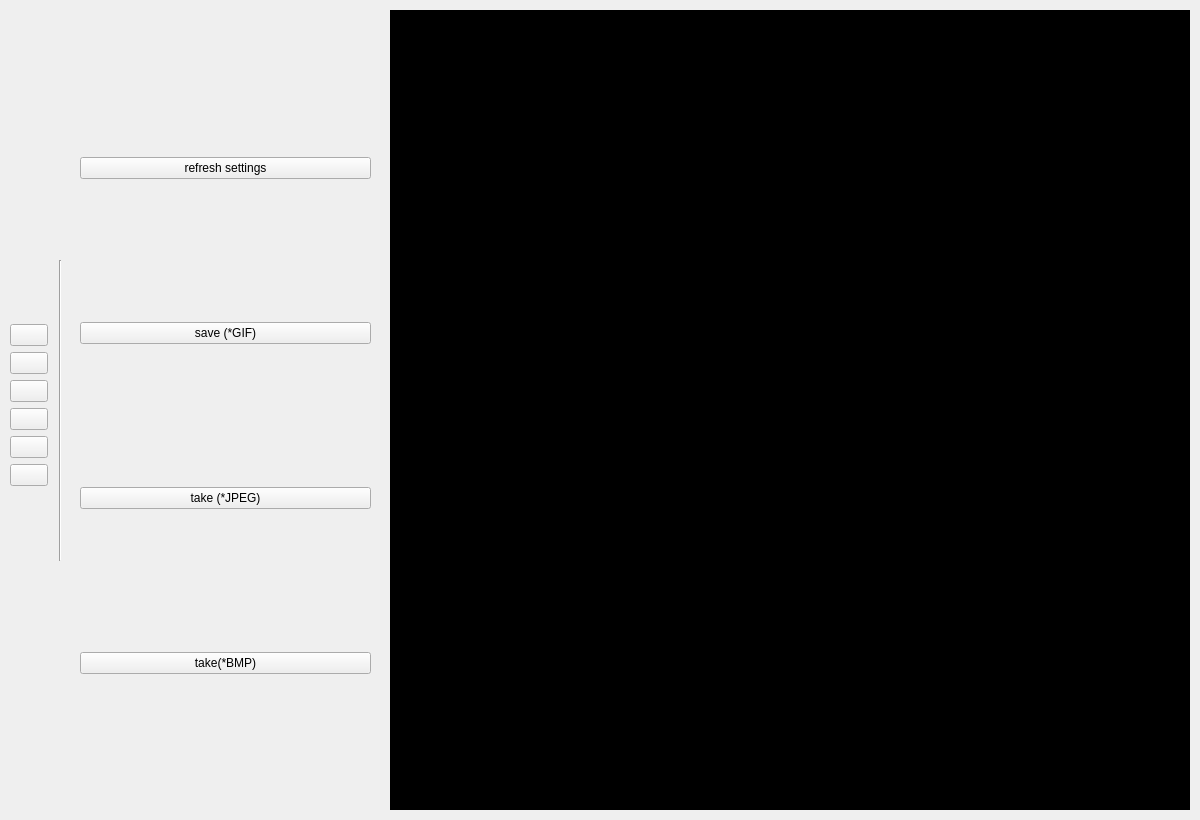
<?xml version="1.0" encoding="UTF-8"?>
<ui version="4.0">
 <class>MainWindow</class>
 <widget class="QMainWindow" name="MainWindow">
  <property name="geometry">
   <rect>
    <x>0</x>
    <y>0</y>
    <width>1200</width>
    <height>820</height>
   </rect>
  </property>
  <property name="minimumSize">
   <size>
    <width>1200</width>
    <height>820</height>
   </size>
  </property>
  <property name="maximumSize">
   <size>
    <width>1200</width>
    <height>820</height>
   </size>
  </property>
  <property name="windowTitle">
   <string>MainWindow</string>
  </property>
  <widget class="QWidget" name="centralwidget">
   <widget class="OpenGLGraphics" name="widget" native="true">
    <property name="geometry">
     <rect>
      <x>390</x>
      <y>10</y>
      <width>800</width>
      <height>800</height>
     </rect>
    </property>
    <property name="minimumSize">
     <size>
      <width>800</width>
      <height>800</height>
     </size>
    </property>
    <property name="styleSheet">
     <string notr="true">background-color:rgb(0, 0, 0);</string>
    </property>
   </widget>
   <widget class="QWidget" name="panel" native="true">
    <property name="geometry">
     <rect>
      <x>0</x>
      <y>0</y>
      <width>51</width>
      <height>801</height>
     </rect>
    </property>
    <widget class="QWidget" name="verticalLayoutWidget_5">
     <property name="geometry">
      <rect>
       <x>10</x>
       <y>9</y>
       <width>41</width>
       <height>791</height>
      </rect>
     </property>
     <layout class="QVBoxLayout" name="verticalLayout_5">
      <item>
       <spacer name="verticalSpacer_11">
        <property name="orientation">
         <enum>Qt::Vertical</enum>
        </property>
        <property name="sizeHint" stdset="0">
         <size>
          <width>20</width>
          <height>40</height>
         </size>
        </property>
       </spacer>
      </item>
      <item>
       <widget class="QPushButton" name="pushButton">
        <property name="maximumSize">
         <size>
          <width>38</width>
          <height>36</height>
         </size>
        </property>
        <property name="text">
         <string/>
        </property>
        <property name="icon">
         <iconset resource="resources.qrc">
          <normaloff>:/new/prefix1/icons/icons8-home-50.png</normaloff>:/new/prefix1/icons/icons8-home-50.png</iconset>
        </property>
        <property name="iconSize">
         <size>
          <width>20</width>
          <height>20</height>
         </size>
        </property>
       </widget>
      </item>
      <item>
       <widget class="QPushButton" name="rotate">
        <property name="maximumSize">
         <size>
          <width>38</width>
          <height>36</height>
         </size>
        </property>
        <property name="text">
         <string/>
        </property>
        <property name="icon">
         <iconset resource="resources.qrc">
          <normaloff>:/new/prefix1/icons/icons8-rotate-50.png</normaloff>:/new/prefix1/icons/icons8-rotate-50.png</iconset>
        </property>
        <property name="iconSize">
         <size>
          <width>20</width>
          <height>20</height>
         </size>
        </property>
       </widget>
      </item>
      <item>
       <widget class="QPushButton" name="move">
        <property name="maximumSize">
         <size>
          <width>38</width>
          <height>36</height>
         </size>
        </property>
        <property name="text">
         <string/>
        </property>
        <property name="icon">
         <iconset resource="resources.qrc">
          <normaloff>:/new/prefix1/icons/icons8-move-50.png</normaloff>:/new/prefix1/icons/icons8-move-50.png</iconset>
        </property>
        <property name="iconSize">
         <size>
          <width>20</width>
          <height>20</height>
         </size>
        </property>
       </widget>
      </item>
      <item>
       <widget class="QPushButton" name="line_2">
        <property name="maximumSize">
         <size>
          <width>38</width>
          <height>36</height>
         </size>
        </property>
        <property name="text">
         <string/>
        </property>
        <property name="icon">
         <iconset resource="resources.qrc">
          <normaloff>:/new/prefix1/icons/icons8-line-width-50.png</normaloff>:/new/prefix1/icons/icons8-line-width-50.png</iconset>
        </property>
        <property name="iconSize">
         <size>
          <width>20</width>
          <height>20</height>
         </size>
        </property>
       </widget>
      </item>
      <item>
       <widget class="QPushButton" name="dot">
        <property name="maximumSize">
         <size>
          <width>38</width>
          <height>36</height>
         </size>
        </property>
        <property name="text">
         <string/>
        </property>
        <property name="icon">
         <iconset resource="resources.qrc">
          <normaloff>:/new/prefix1/icons/icons8-square-border-80.png</normaloff>:/new/prefix1/icons/icons8-square-border-80.png</iconset>
        </property>
        <property name="iconSize">
         <size>
          <width>20</width>
          <height>20</height>
         </size>
        </property>
       </widget>
      </item>
      <item>
       <widget class="QPushButton" name="settings">
        <property name="maximumSize">
         <size>
          <width>38</width>
          <height>36</height>
         </size>
        </property>
        <property name="text">
         <string/>
        </property>
        <property name="icon">
         <iconset resource="resources.qrc">
          <normaloff>:/new/prefix1/icons/icons8-settings-80.png</normaloff>:/new/prefix1/icons/icons8-settings-80.png</iconset>
        </property>
        <property name="iconSize">
         <size>
          <width>20</width>
          <height>20</height>
         </size>
        </property>
       </widget>
      </item>
      <item>
       <spacer name="verticalSpacer_10">
        <property name="orientation">
         <enum>Qt::Vertical</enum>
        </property>
        <property name="sizeHint" stdset="0">
         <size>
          <width>20</width>
          <height>40</height>
         </size>
        </property>
       </spacer>
      </item>
     </layout>
    </widget>
   </widget>
   <widget class="QStackedWidget" name="stackedWidget">
    <property name="geometry">
     <rect>
      <x>70</x>
      <y>10</y>
      <width>311</width>
      <height>801</height>
     </rect>
    </property>
    <property name="styleSheet">
     <string notr="true"/>
    </property>
    <property name="currentIndex">
     <number>5</number>
    </property>
    <widget class="QWidget" name="home">
     <widget class="QWidget" name="verticalLayoutWidget_2">
      <property name="geometry">
       <rect>
        <x>10</x>
        <y>10</y>
        <width>291</width>
        <height>781</height>
       </rect>
      </property>
      <layout class="QVBoxLayout" name="verticalLayout">
       <item>
        <widget class="QPushButton" name="pushButton_openFile">
         <property name="minimumSize">
          <size>
           <width>200</width>
           <height>10</height>
          </size>
         </property>
         <property name="maximumSize">
          <size>
           <width>400</width>
           <height>50</height>
          </size>
         </property>
         <property name="text">
          <string>Open File</string>
         </property>
        </widget>
       </item>
       <item>
        <widget class="QLabel" name="label">
         <property name="text">
          <string>File DATAS</string>
         </property>
        </widget>
       </item>
       <item>
        <widget class="QTextEdit" name="textEdit">
         <property name="readOnly">
          <bool>true</bool>
         </property>
        </widget>
       </item>
       <item>
        <layout class="QGridLayout" name="gridLayout_4">
         <item row="0" column="1">
          <widget class="QSpinBox" name="scale_move"/>
         </item>
         <item row="0" column="0">
          <widget class="QPushButton" name="scale_down">
           <property name="text">
            <string>scale(down)</string>
           </property>
          </widget>
         </item>
         <item row="0" column="2">
          <widget class="QPushButton" name="scale_up">
           <property name="text">
            <string>scale(up)</string>
           </property>
          </widget>
         </item>
        </layout>
       </item>
       <item>
        <layout class="QHBoxLayout" name="horizontalLayout_3">
         <item>
          <widget class="QPushButton" name="paralel_mode">
           <property name="text">
            <string>Paralel</string>
           </property>
          </widget>
         </item>
         <item>
          <widget class="QPushButton" name="perpective_mode">
           <property name="text">
            <string>Perspective</string>
           </property>
          </widget>
         </item>
        </layout>
       </item>
       <item>
        <spacer name="verticalSpacer_12">
         <property name="orientation">
          <enum>Qt::Vertical</enum>
         </property>
         <property name="sizeHint" stdset="0">
          <size>
           <width>20</width>
           <height>40</height>
          </size>
         </property>
        </spacer>
       </item>
       <item>
        <widget class="QLabel" name="gif_display">
         <property name="minimumSize">
          <size>
           <width>200</width>
           <height>250</height>
          </size>
         </property>
         <property name="text">
          <string/>
         </property>
         <property name="alignment">
          <set>Qt::AlignCenter</set>
         </property>
        </widget>
       </item>
       <item>
        <spacer name="verticalSpacer_3">
         <property name="orientation">
          <enum>Qt::Vertical</enum>
         </property>
         <property name="sizeHint" stdset="0">
          <size>
           <width>20</width>
           <height>40</height>
          </size>
         </property>
        </spacer>
       </item>
       <item>
        <widget class="QPushButton" name="pushButton_3">
         <property name="font">
          <font>
           <pointsize>13</pointsize>
          </font>
         </property>
         <property name="text">
          <string>Background</string>
         </property>
        </widget>
       </item>
       <item>
        <widget class="QPushButton" name="pushButton_2">
         <property name="text">
          <string>close</string>
         </property>
        </widget>
       </item>
      </layout>
     </widget>
    </widget>
    <widget class="QWidget" name="move_widget">
     <widget class="QWidget" name="layoutWidget">
      <property name="geometry">
       <rect>
        <x>10</x>
        <y>12</y>
        <width>291</width>
        <height>781</height>
       </rect>
      </property>
      <layout class="QGridLayout" name="gridLayout_3">
       <item row="1" column="0">
        <widget class="QPushButton" name="move_x_minus">
         <property name="text">
          <string>(-)movex</string>
         </property>
        </widget>
       </item>
       <item row="3" column="1">
        <widget class="QDoubleSpinBox" name="z_move_value">
         <property name="minimum">
          <double>0.010000000000000</double>
         </property>
         <property name="maximum">
          <double>10.010000000000000</double>
         </property>
        </widget>
       </item>
       <item row="1" column="1">
        <widget class="QDoubleSpinBox" name="x_move_value">
         <property name="minimum">
          <double>0.010000000000000</double>
         </property>
         <property name="maximum">
          <double>10.010000000000000</double>
         </property>
        </widget>
       </item>
       <item row="2" column="1">
        <widget class="QDoubleSpinBox" name="y_move_value">
         <property name="minimum">
          <double>0.010000000000000</double>
         </property>
         <property name="maximum">
          <double>10.010000000000000</double>
         </property>
        </widget>
       </item>
       <item row="2" column="0">
        <widget class="QPushButton" name="move_y_minus">
         <property name="text">
          <string>(-)movey</string>
         </property>
        </widget>
       </item>
       <item row="3" column="2">
        <widget class="QPushButton" name="move_z_plus">
         <property name="text">
          <string>movez(+)</string>
         </property>
        </widget>
       </item>
       <item row="4" column="1">
        <spacer name="verticalSpacer_2">
         <property name="orientation">
          <enum>Qt::Vertical</enum>
         </property>
         <property name="sizeHint" stdset="0">
          <size>
           <width>20</width>
           <height>40</height>
          </size>
         </property>
        </spacer>
       </item>
       <item row="3" column="0">
        <widget class="QPushButton" name="move_z_minus">
         <property name="text">
          <string>(-)movez</string>
         </property>
        </widget>
       </item>
       <item row="1" column="2">
        <widget class="QPushButton" name="move_x_plus">
         <property name="text">
          <string>movex(+)</string>
         </property>
        </widget>
       </item>
       <item row="2" column="2">
        <widget class="QPushButton" name="move_y_plus">
         <property name="text">
          <string>movey(+)</string>
         </property>
        </widget>
       </item>
       <item row="0" column="1">
        <spacer name="verticalSpacer_9">
         <property name="orientation">
          <enum>Qt::Vertical</enum>
         </property>
         <property name="sizeHint" stdset="0">
          <size>
           <width>20</width>
           <height>40</height>
          </size>
         </property>
        </spacer>
       </item>
      </layout>
     </widget>
    </widget>
    <widget class="QWidget" name="roatate_widget">
     <widget class="QWidget" name="layoutWidget">
      <property name="geometry">
       <rect>
        <x>10</x>
        <y>12</y>
        <width>291</width>
        <height>781</height>
       </rect>
      </property>
      <layout class="QGridLayout" name="gridLayout_2">
       <item row="4" column="1">
        <spacer name="verticalSpacer_4">
         <property name="orientation">
          <enum>Qt::Vertical</enum>
         </property>
         <property name="sizeHint" stdset="0">
          <size>
           <width>20</width>
           <height>40</height>
          </size>
         </property>
        </spacer>
       </item>
       <item row="2" column="1">
        <widget class="QDoubleSpinBox" name="y_rotate_value">
         <property name="minimum">
          <double>0.010000000000000</double>
         </property>
         <property name="maximum">
          <double>10.010000000000000</double>
         </property>
         <property name="singleStep">
          <double>0.300000000000000</double>
         </property>
        </widget>
       </item>
       <item row="2" column="0">
        <widget class="QPushButton" name="minus_y">
         <property name="text">
          <string>(-)rotatey</string>
         </property>
        </widget>
       </item>
       <item row="3" column="1">
        <widget class="QDoubleSpinBox" name="z_rotate_value">
         <property name="minimum">
          <double>0.010000000000000</double>
         </property>
         <property name="maximum">
          <double>10.010000000000000</double>
         </property>
         <property name="singleStep">
          <double>0.300000000000000</double>
         </property>
        </widget>
       </item>
       <item row="3" column="0">
        <widget class="QPushButton" name="minus_z">
         <property name="text">
          <string>(-)rotatez</string>
         </property>
        </widget>
       </item>
       <item row="3" column="2">
        <widget class="QPushButton" name="plus_z">
         <property name="text">
          <string>rotatez(+)</string>
         </property>
        </widget>
       </item>
       <item row="1" column="0">
        <widget class="QPushButton" name="minus_x">
         <property name="text">
          <string>(-)rotatex</string>
         </property>
        </widget>
       </item>
       <item row="1" column="1">
        <widget class="QDoubleSpinBox" name="x_rotate_value">
         <property name="minimum">
          <double>0.010000000000000</double>
         </property>
         <property name="maximum">
          <double>10.010000000000000</double>
         </property>
         <property name="singleStep">
          <double>0.300000000000000</double>
         </property>
        </widget>
       </item>
       <item row="1" column="2">
        <widget class="QPushButton" name="plus_x">
         <property name="text">
          <string>rotatex(+)</string>
         </property>
        </widget>
       </item>
       <item row="2" column="2">
        <widget class="QPushButton" name="plus_y">
         <property name="text">
          <string>rotatey(+)</string>
         </property>
        </widget>
       </item>
       <item row="0" column="1">
        <spacer name="verticalSpacer_8">
         <property name="orientation">
          <enum>Qt::Vertical</enum>
         </property>
         <property name="sizeHint" stdset="0">
          <size>
           <width>20</width>
           <height>40</height>
          </size>
         </property>
        </spacer>
       </item>
      </layout>
     </widget>
    </widget>
    <widget class="QWidget" name="line_widget">
     <widget class="QWidget" name="verticalLayoutWidget_3">
      <property name="geometry">
       <rect>
        <x>10</x>
        <y>10</y>
        <width>291</width>
        <height>781</height>
       </rect>
      </property>
      <layout class="QVBoxLayout" name="verticalLayout_2">
       <item>
        <spacer name="verticalSpacer_7">
         <property name="orientation">
          <enum>Qt::Vertical</enum>
         </property>
         <property name="sizeHint" stdset="0">
          <size>
           <width>20</width>
           <height>40</height>
          </size>
         </property>
        </spacer>
       </item>
       <item>
        <layout class="QHBoxLayout" name="horizontalLayout_2">
         <item>
          <widget class="QPushButton" name="pushButton_6">
           <property name="text">
            <string>no</string>
           </property>
          </widget>
         </item>
         <item>
          <widget class="QPushButton" name="pushButton_5">
           <property name="text">
            <string>line</string>
           </property>
          </widget>
         </item>
         <item>
          <widget class="QPushButton" name="pushButton_4">
           <property name="text">
            <string>dashed</string>
           </property>
          </widget>
         </item>
        </layout>
       </item>
       <item>
        <widget class="QLabel" name="label_2">
         <property name="text">
          <string>width</string>
         </property>
         <property name="alignment">
          <set>Qt::AlignCenter</set>
         </property>
        </widget>
       </item>
       <item>
        <layout class="QHBoxLayout" name="horizontalLayout_4">
         <item>
          <widget class="QDoubleSpinBox" name="lineWidthValue">
           <property name="minimum">
            <double>1.000000000000000</double>
           </property>
           <property name="maximum">
            <double>10.000000000000000</double>
           </property>
          </widget>
         </item>
         <item>
          <widget class="QPushButton" name="pushButtonWidth">
           <property name="text">
            <string>Apply</string>
           </property>
          </widget>
         </item>
        </layout>
       </item>
       <item>
        <widget class="QLabel" name="label_3">
         <property name="text">
          <string>gap</string>
         </property>
         <property name="alignment">
          <set>Qt::AlignCenter</set>
         </property>
        </widget>
       </item>
       <item>
        <layout class="QHBoxLayout" name="horizontalLayout_5">
         <item>
          <widget class="QDoubleSpinBox" name="lineGapValue">
           <property name="minimum">
            <double>1.000000000000000</double>
           </property>
           <property name="maximum">
            <double>10.000000000000000</double>
           </property>
          </widget>
         </item>
         <item>
          <widget class="QPushButton" name="pushButtonLineGap">
           <property name="text">
            <string>Apply</string>
           </property>
          </widget>
         </item>
        </layout>
       </item>
       <item>
        <widget class="QPushButton" name="pushButton_lineColor">
         <property name="text">
          <string>Color</string>
         </property>
        </widget>
       </item>
       <item>
        <spacer name="verticalSpacer_5">
         <property name="orientation">
          <enum>Qt::Vertical</enum>
         </property>
         <property name="sizeHint" stdset="0">
          <size>
           <width>20</width>
           <height>40</height>
          </size>
         </property>
        </spacer>
       </item>
      </layout>
     </widget>
    </widget>
    <widget class="QWidget" name="dot_widget">
     <widget class="QWidget" name="verticalLayoutWidget">
      <property name="geometry">
       <rect>
        <x>10</x>
        <y>10</y>
        <width>291</width>
        <height>781</height>
       </rect>
      </property>
      <layout class="QVBoxLayout" name="verticalLayout_3">
       <item>
        <spacer name="verticalSpacer_6">
         <property name="orientation">
          <enum>Qt::Vertical</enum>
         </property>
         <property name="sizeHint" stdset="0">
          <size>
           <width>20</width>
           <height>40</height>
          </size>
         </property>
        </spacer>
       </item>
       <item>
        <layout class="QHBoxLayout" name="horizontalLayout">
         <item>
          <widget class="QPushButton" name="pushButton_noDot">
           <property name="text">
            <string>no</string>
           </property>
          </widget>
         </item>
         <item>
          <widget class="QPushButton" name="pushButton_dot">
           <property name="text">
            <string>dot</string>
           </property>
          </widget>
         </item>
         <item>
          <widget class="QPushButton" name="pushButton_dotSquare">
           <property name="text">
            <string>square</string>
           </property>
          </widget>
         </item>
        </layout>
       </item>
       <item>
        <layout class="QHBoxLayout" name="horizontalLayout_6">
         <item>
          <widget class="QDoubleSpinBox" name="dotSize">
           <property name="minimum">
            <double>1.000000000000000</double>
           </property>
           <property name="maximum">
            <double>10.000000000000000</double>
           </property>
          </widget>
         </item>
         <item>
          <widget class="QPushButton" name="pushButton_dotSize">
           <property name="text">
            <string>Apply</string>
           </property>
          </widget>
         </item>
        </layout>
       </item>
       <item>
        <widget class="QPushButton" name="pushButton_dotColor">
         <property name="text">
          <string>Color</string>
         </property>
        </widget>
       </item>
       <item>
        <spacer name="verticalSpacer">
         <property name="orientation">
          <enum>Qt::Vertical</enum>
         </property>
         <property name="sizeHint" stdset="0">
          <size>
           <width>20</width>
           <height>40</height>
          </size>
         </property>
        </spacer>
       </item>
      </layout>
     </widget>
    </widget>
    <widget class="QWidget" name="setting">
     <widget class="QWidget" name="verticalLayoutWidget_4">
      <property name="geometry">
       <rect>
        <x>10</x>
        <y>10</y>
        <width>291</width>
        <height>791</height>
       </rect>
      </property>
      <layout class="QVBoxLayout" name="verticalLayout_4">
       <item>
        <widget class="QPushButton" name="pushButton_7">
         <property name="text">
          <string>refresh settings</string>
         </property>
        </widget>
       </item>
       <item>
        <widget class="QPushButton" name="pushButton_save_gif">
         <property name="text">
          <string>save (*GIF)</string>
         </property>
        </widget>
       </item>
       <item>
        <widget class="QPushButton" name="pushButton_takeJpeg">
         <property name="text">
          <string>take (*JPEG)</string>
         </property>
        </widget>
       </item>
       <item>
        <widget class="QPushButton" name="pushButton_bmpSave">
         <property name="text">
          <string>take(*BMP)</string>
         </property>
        </widget>
       </item>
      </layout>
     </widget>
    </widget>
   </widget>
   <widget class="Line" name="line">
    <property name="geometry">
     <rect>
      <x>50</x>
      <y>260</y>
      <width>20</width>
      <height>301</height>
     </rect>
    </property>
    <property name="orientation">
     <enum>Qt::Vertical</enum>
    </property>
   </widget>
  </widget>
 </widget>
 <customwidgets>
  <customwidget>
   <class>OpenGLGraphics</class>
   <extends>QWidget</extends>
   <header location="global">openglgraphics.h</header>
   <container>1</container>
  </customwidget>
 </customwidgets>
 <resources>
  <include location="resources.qrc"/>
 </resources>
 <connections>
  <connection>
   <sender>pushButton_2</sender>
   <signal>clicked()</signal>
   <receiver>MainWindow</receiver>
   <slot>close()</slot>
   <hints>
    <hint type="sourcelabel">
     <x>859</x>
     <y>651</y>
    </hint>
    <hint type="destinationlabel">
     <x>835</x>
     <y>449</y>
    </hint>
   </hints>
  </connection>
 </connections>
</ui>
